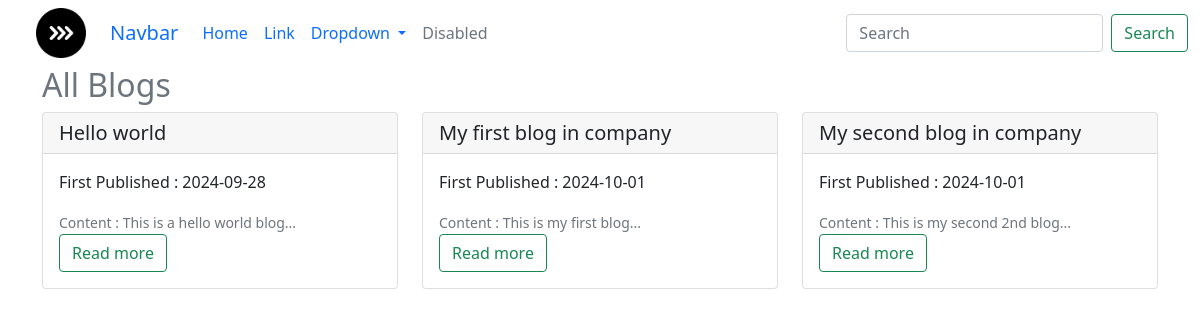
The page / on the database its author committed.
### db/models/blog.py (models this page shows)
class Blog(Base):
    id = Column(Integer, primary_key=True)
    title = Column(String, nullable=False)
    slug = Column(String, nullable=False)
    content = Column(Text, nullable=False)
    author_id = Column(Integer, ForeignKey("user.id"))
    author = relationship("User", back_populates="blogs")
    created_at = Column(DateTime, default=datetime.now)
    is_active = Column(Boolean, default=False)

### apps/v1/route_blog.py (the view)
@router.get("/")
def home(request: Request, alert: Optional[str] = None, db: Session = Depends(get_db)):
    print(dir(request))
    blogs = list_blogs(db=db)
    context = {"request": request, "blogs": blogs, "alert": alert}
    return templates.TemplateResponse("blogs/home.html", context)

### templates/blogs/home.html (shortened to what this page needs)
{% extends "base.html" %}
{% block content %}
<div class="container">
    <h2 class="text-muted">All Blogs</h1>
    <div class="row justify-content-center">
        {% for blog in blogs %}
        <div class="col-sm-4 mb-4">
          <div class="card">
            <div class="card-header">
                <h5 class="card-text">{{ blog.title }}</h5>
            </div>
            <div class="card-body">
              <p class="card-text">First Published : {{blog.created_at.strftime('%Y-%m-%d')}}</p>
              <small class="card-text text-muted">Content : {{blog.content[:60]}}...</small>
              <br>
              <a href="/app/blog/{{blog.id}}" class="btn btn-outline-success">Read more</a>
            </div>
          </div>
        </div>
        {% endfor %}
    </div>
</div>
{% endblock %}

### templates/base.html (shortened to what this page needs)
<!DOCTYPE html>
<html lang="en-us">
<head>
    <link href="https://cdn.jsdelivr.net/npm/bootstrap@5.0.0-beta2/dist/css/bootstrap.min.css" rel="stylesheet">
</head>
<body>
    {% include "components/navbar.html" %}
    {% block content %}
    {% endblock %}
</body>
</html>

### templates/components/navbar.html (shortened to what this page needs)
<nav class="navbar navbar-expand-lg bg-body-tertiary">
    <div class="container-fluid">
      <img src="{{ url_for('static', path='images/fast-forward.png') }}" alt="Blog logo" width="50" height="50" class="mx-4">
      <a class="navbar-brand" href="#">Navbar</a>
      <div class="collapse navbar-collapse" id="navbarSupportedContent">
        <ul class="navbar-nav me-auto mb-2 mb-lg-0">
          <li class="nav-item">
            <a class="nav-link active" aria-current="page" href="#">Home</a>
          </li>
          <li class="nav-item">
            <a class="nav-link" href="#">Link</a>
          </li>
          <li class="nav-item dropdown">
            <a class="nav-link dropdown-toggle" href="#" role="button" data-bs-toggle="dropdown" aria-expanded="false">
              Dropdown
            </a>
          </li>
          <li class="nav-item">
            <a class="nav-link disabled" aria-disabled="true">Disabled</a>
          </li>
        </ul>
        <form class="d-flex" role="search">
          <input class="form-control me-2" type="search" placeholder="Search" aria-label="Search">
          <button class="btn btn-outline-success" type="submit">Search</button>
        </form>
      </div>
    </div>
  </nav>

### rows shown on the page
Blog: title "Hello world", created_at "2024-09-28", content "This is a hello world blog"
Blog: title "My first blog in company", created_at "2024-10-01", content "This is my first blog"
Blog: title "My second blog in company", created_at "2024-10-01", content "This is my second 2nd blog"
